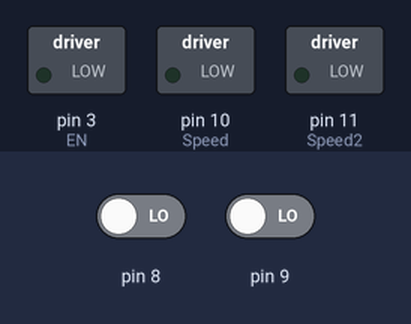
Bench run of a sketch on a simulated Arduino Uno, built with avr-gcc and run on an emulated ATmega328P. Parts: switched loads named in the sketch (green lamp = pin HIGH). Inputs (shaded band) come from the test bench; at power-on: pin 8 LOW, pin 9 LOW. What the sketch prints to the serial monitor is not drawn.

Above: at 0.1 s.
At 1.6 s:
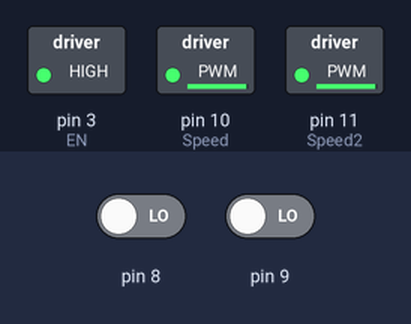
Timing chart, 0 to 3.1 s (numbered marks = the images above):
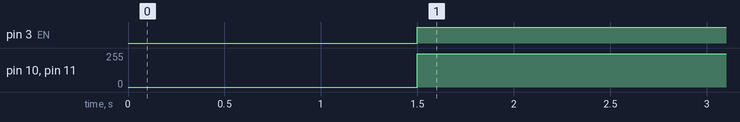

The sketch:

tika.ino
```cpp
int EN=3; // Enable Pin Connected to Digital 3
int EN2=4;
int Speed=10; // Motor Speed & Direction Pin Connected to Digital 11
int Speed2=11;

unsigned long timer[4];
byte last_channel[4];
int input[4];

int spd1 = 100;
int spd2 = 100;
int a = 0;

void setup() {
pinMode(EN, OUTPUT); // Enable Pin Made Output
Serial.begin(9600); // Serial Iterface Started at 9600 bps baudrate.
digitalWrite(EN,LOW); // Enable Pin set low for avoding false startups.
delay(1500); // Delay for 1.5 Second.
setPwmFrequency(10, 8); // Set Pin 9's Pwm Frequency tp 3906 hz (3.9 Khz)
setPwmFrequency(11,8);

PCICR |= (1 << PCIE0);
PCMSK0 |= (1 << PCINT0);
PCMSK0 |= (1 << PCINT1);
}


////////// PWM Frequency Modify Function////////////////
void setPwmFrequency(int pin, int divisor) {
byte mode;
if(pin == 5 || pin == 6 || pin == 9 || pin == 10) {
switch(divisor) {
case 1: mode = 0x01; break;
case 8: mode = 0x02; break;
case 64: mode = 0x03; break;
case 256: mode = 0x04; break;
case 1024: mode = 0x05; break;
default: return;
}
if(pin == 5 || pin == 6) {
TCCR0B = TCCR0B & 0b11111000 | mode;
} else {
TCCR1B = TCCR1B & 0b11111000 | mode;
}
}
}


void loop() {

a = abs(1000 - input[0]);
if (a > 990) a = 990;
if (a < 10) a = 10;
spd1 = map(a,10,990,0,250);

a = abs(1000 - input[1]);
if (a > 990) a = 990;
if (a < 10) a = 10;
spd2 = map(a,10,990,0,250);

Serial.println("FULL FORWARD"); // This Serial Prints sent to Computer Screen to Arduino's Serial Monitor.

if (spd1 > 120 && spd1 < 136){
  digitalWrite(EN,LOW);
  digitalWrite(EN2,LOW);
}
else{
  digitalWrite(EN,HIGH);
  digitalWrite(EN2,HIGH);
}

analogWrite(Speed, spd1); // Full FWD Speed (252/255)
analogWrite(Speed2, spd2);
/*
delay(2000); // 2 Second Delay

Serial.println("STOPPED");
digitalWrite(EN,HIGH);
analogWrite(Speed, 128); // Half Duty Cycle and Enable Low Stops Motor (128/255)
delay(1000);

Serial.println("FULL BACKWARD");
digitalWrite(EN,HIGH);
analogWrite(Speed, spd1); // Full BWD Speed (2/255)
delay(2000); // 2 Second Delay

Serial.println("STOPPED");
digitalWrite(EN,HIGH);
analogWrite(Speed, 128); // Half Duty Cycle and Enable Low Stops Motor (128/255)
delay(1000);
*/
}

ISR(PCINT0_vect) {
  timer[0] = micros();
  if(last_channel[0] == 0 && PINB & B00000001) {
    last_channel[0] = 1;
    timer[1] = timer[0];
  }
  else if(last_channel[0] == 1 && !(PINB & B00000001)) {
    last_channel[0] = 0;
    input[0] = timer[0] - timer[1];
  }

  if(last_channel[1] == 0 && PINB & B00000010) {
    last_channel[1] = 1;
    timer[2] = timer[0];
  }
  else if(last_channel[1] == 1 && !(PINB & B00000010)) {
    last_channel[1] = 0;
    input[1] = timer[0] - timer[2];
  }
}
```

Measured:
- by itself, pin 3 (EN): LOW → HIGH at 1.5 s
- by itself, pin 10 (Speed), pin 11 (Speed2): 0/255 → 250/255 at 1.5 s
